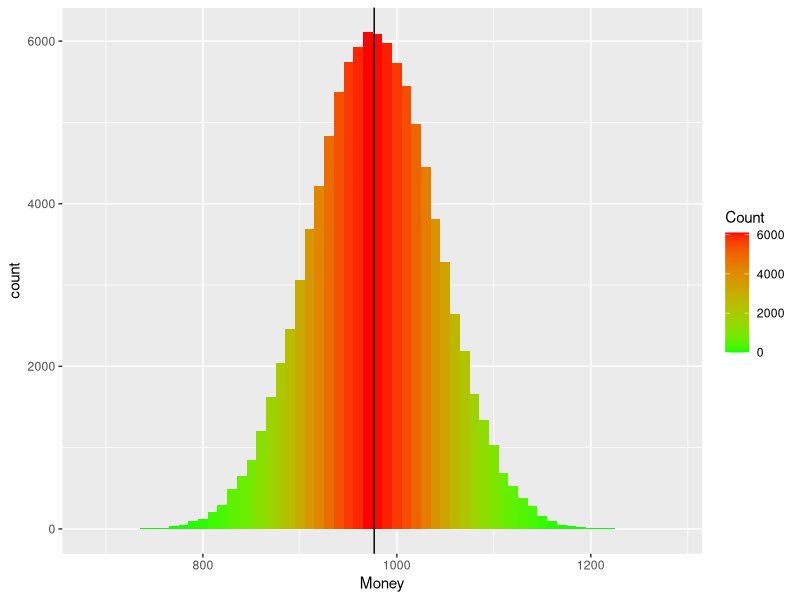

This figure's R source:
require(ggplot2)
setwd('X:/fast/shou_w/shougroup/lab_users/Robin/Robin_Code/blackjack/')
r<-read.csv('money.txt',header=F)

#r<-r[1]
colnames(r)<-c('Money','Ignore')

g<-ggplot(data=r,aes(x=Money,))+geom_histogram(binwidth=10,aes(fill=..count..))+
  scale_fill_gradient('Count',low='green',high='red')+
  geom_vline(xintercept = mean(r$Money))
print(g)